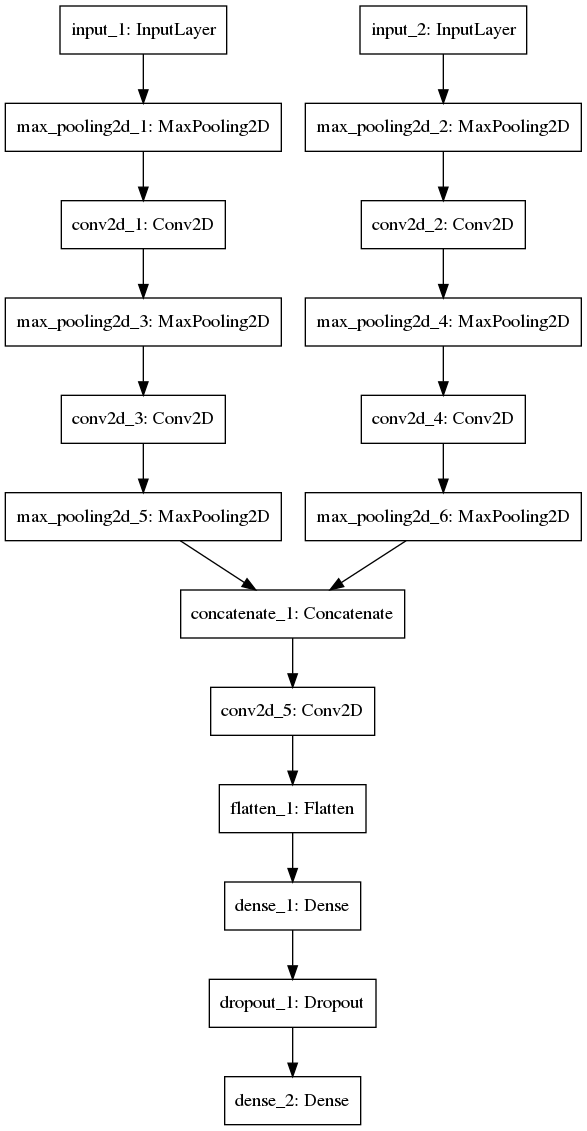

The script that saved this image:
import keras
from keras.models import Model
from keras.layers import Dense,Dropout,Input
from keras.layers import Conv2D,MaxPooling2D,Flatten
from keras.optimizers import SGD
from keras.callbacks import CSVLogger,TensorBoard
from keras.utils import plot_model
import numpy as np
import time

##========== data loading ==========##
anode = np.load("../../data/anode_uint8.npy")
cathode = np.load("../../data/cathode_uint8.npy")
anode = anode.reshape((-1,256,1024,1))
cathode = cathode.reshape((-1,256,1024,1))
ans = np.load("../../data/ans.npy")

batch_size = 64
epochs = 200
sample_size = 3000

#anode = anode[:sample_size]
#cathode = cathode[:sample_size]
#ans = ans[:sample_size]

##========== model building ==========##
anode_input = Input(shape=(256,1024,1))
cathode_input = Input(shape=(256,1024,1))
x = MaxPooling2D(pool_size=(4,4))(anode_input)
y = MaxPooling2D(pool_size=(4,4))(cathode_input)
x = Conv2D(filters=40,kernel_size=(16,16),
           padding="same",activation="relu")(x)
y = Conv2D(filters=40,kernel_size=(16,16),
           padding="same",activation="relu")(y)
x = MaxPooling2D(pool_size=(4,4))(x)
y = MaxPooling2D(pool_size=(4,4))(y)
x = Conv2D(filters=40,kernel_size=(8,8),
           padding="same",activation="relu")(x)
y = Conv2D(filters=40,kernel_size=(8,8),
           padding="same",activation="relu")(y)
x = MaxPooling2D(pool_size=(4,4))(x)
y = MaxPooling2D(pool_size=(4,4))(y)
z = keras.layers.concatenate([x,y])
z = Conv2D(filters=30,kernel_size=(4,4),
           padding="same",activation="relu")(z)
z = Flatten()(z)
z = Dense(256,activation="sigmoid")(z)
z = Dropout(0.5)(z)
output = Dense(2,activation="softmax")(z)

model = Model(inputs=[anode_input,cathode_input],outputs=output)

sgd = SGD(lr=0.01,decay=1e-6,momentum=0.9,nesterov=True)
model.compile(loss="categorical_crossentropy",
              optimizer=sgd,
              metrics=["accuracy"])
#plot_model(model,"discri_0.png")

##========== fitting ==========##
csvlogger = CSVLogger("discri_0.csv")
board = TensorBoard(log_dir="log")
start = time.time()
model.fit([anode[:sample_size],cathode[:sample_size]],
          ans[:sample_size],
          epochs=epochs,
          batch_size=batch_size,
          validation_split=0.1,
          callbacks=[csvlogger,board])
end = time.time()
print("Fitting time is {} second.".format(end-start))
model.save("discri_0.h5")

start = time.time()
pred = model.predict([anode[int(0.9*sampe_size):],cathode[int(0.9*sample_size):]])
end = time.time()
np.savetxt("discri_0.dat",pred)
print("Predicting time is {} sectond.".format(end-start))
#score = model.evaluate([anode[int(0.9*len(anode)):],
#                        cathode[int(0.9*len(cathode)):]],
#                       ans[int(0.9*len(ans)):],
#                       batch_size=batch_size)
#print(score)
